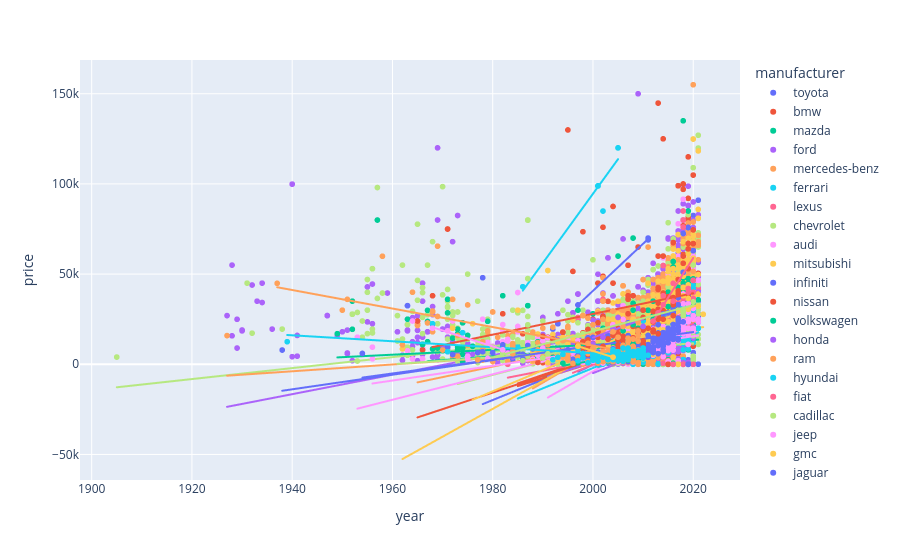

The code cell stored with this chart in its notebook:
### Code cell
px.scatter(autodf, x = "year", y =  'price', color = "manufacturer", trendline = "ols")
